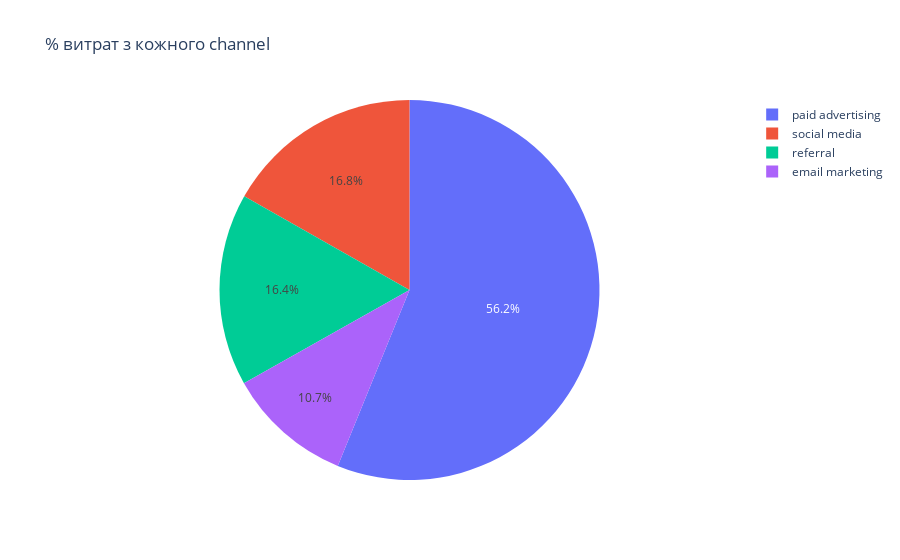

Write notebook code for a chart like this one.
### Code cell
px.pie(data_frame=df_cost, values='cost', names='channel', title = '% витрат з кожного channel')

### Figure 1 — Plotly figure (JSON) as saved in the notebook; plotly's stock layout.template omitted (floating-point values rounded to 4 significant figures)
{"data": [{"domain": {"x": [0, 1], "y": [0, 1]}, "hovertemplate": "channel=%{label}<br>cost=%{value}<extra></extra>", "labels": ["email marketing", "paid advertising", "referral", "social media"], "legendgroup": "", "name": "", "showlegend": true, "type": "pie", "values": [1123.0, 5907.0, 1722.0, 1766.0]}], "layout": {"autosize": true, "legend": {"tracegroupgap": 0}, "title": {"text": "% витрат з кожного channel"}}}
